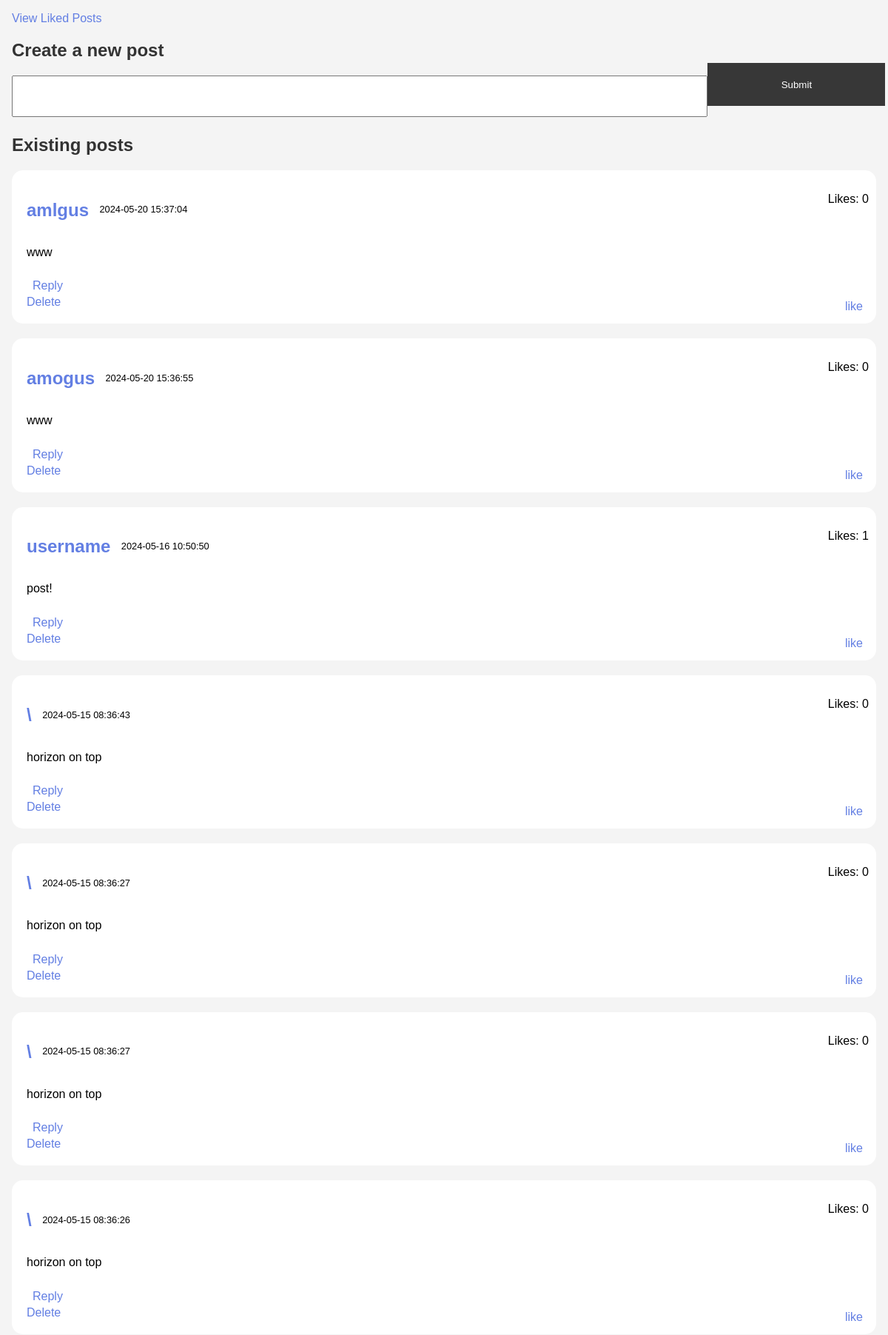
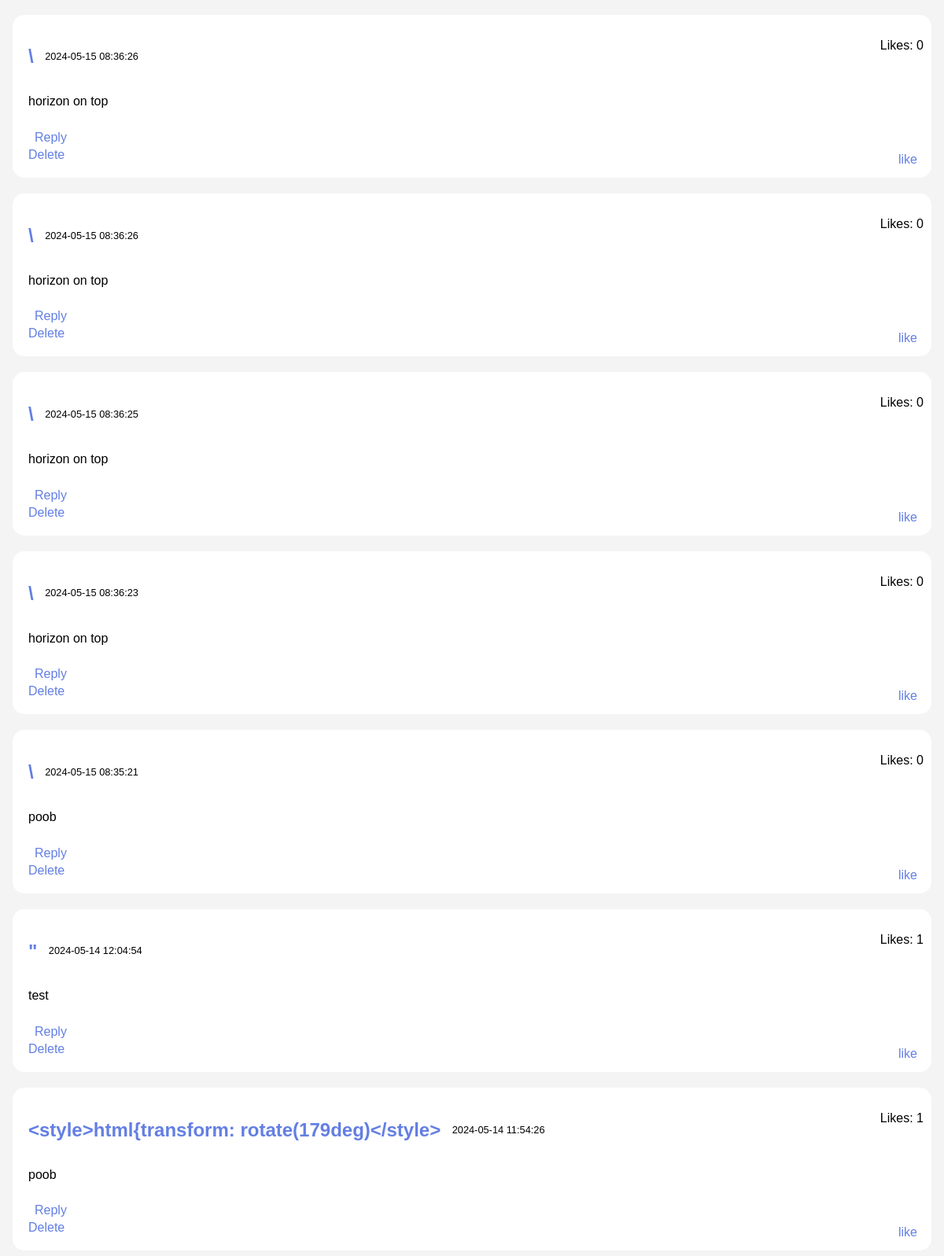
Page /dashboard.php (signed in, upper part) on the committed database (2 pictures, top to bottom).
### tables this page shows
CREATE TABLE `posts` (
  `id` int(11) NOT NULL AUTO_INCREMENT,
  `user_id` int(11) NOT NULL,
  `content` text NOT NULL,
  `timestamp` timestamp NULL DEFAULT current_timestamp(),
  `likes` int(11) DEFAULT 0,
  PRIMARY KEY (`id`)
);

CREATE TABLE `users` (
  `id` int(11) NOT NULL AUTO_INCREMENT,
  `username` varchar(255) NOT NULL,
  `password` varchar(255) NOT NULL,
  `isadmin` tinyint(1) NOT NULL,
  PRIMARY KEY (`id`)
);

### dashboard.php (the view, shortened to what this page needs)
<?php
$db = new mysqli('localhost', 'root', 'Root', 'termin');
$is_admin = isset($_SESSION['is_admin']) && $_SESSION['is_admin'];
$sql = "SELECT posts.*, users.username FROM posts JOIN users ON posts.user_id = users.id ORDER BY posts.timestamp DESC";
$result = $db->query($sql);
$posts = $result ? $result->fetch_all(MYSQLI_ASSOC) : [];
?>
<!DOCTYPE html>
<html>
<head>
    <link rel="stylesheet" type="text/css" href="style.css">
</head>
<body>
    <a href="liked_posts.php" class="button">View Liked Posts</a>
    <h2 class="title">Create a new post</h2>
    <form class="postform" method="post" action="<?php echo htmlspecialchars($_SERVER["PHP_SELF"]); ?>">
        <textarea class="posttextarea" name="content" required></textarea>
        <input class="postinput" type="submit" value="Submit">
    </form>
    <h2>Existing posts</h2>
    <?php if (!empty($posts)): ?>
        <?php foreach ($posts as $post): ?>
            <div class="postdiv" onclick="postdivclick(event, <?php echo $post['id']; ?>)">
                <h2 class="postusername">
                    <a href="user_posts.php?user_id=<?php echo $post['user_id']; ?>">
                        <?php echo htmlspecialchars($post['username']); ?>
                    </a>
                </h2>
                <p class="posttimestamp"><?php echo $post['timestamp']; ?></p>
                <p class="postcontent"><?php echo htmlspecialchars($post['content']); ?></p>
                <p class="likeCount">Likes: <?php echo $post['likes']; ?></p>
                <a href="functions/like_post.php?id=<?php echo $post['id']; ?>" class="likeButton">like<span class="likeCount"></span></a>
                <a class="replyButton" data-post-id="<?php echo $post['id']; ?>">Reply</a>
                <a href="functions/delete_post.php?id=<?php echo $post['id']; ?>" class="deleteButton" style="<?php echo $is_admin ? '' : 'display: none;'; ?>">Delete</a>
            </div>
        <?php endforeach; ?>
    <?php endif; ?>
</body>
</html>

### style.css (style rules this page uses)
body { font-family: Arial, sans-serif; margin: 8px; padding: 8px; background-color: #f4f4f4 }
h1, h2, h3, h4, h5, h6 { color: #333; }
p { line-height: 1.6; }
a { text-decoration: none; color: #637fe3; }
.postform { box-sizing: border-box; resize: none; }
.posttextarea { resize: none; width: 80%; height: 50px; }
.postinput { background-color: #373737; color: white; padding: 14px 20px; margin: 8px 0; border: none; cursor: pointer; width: 20%; position: absolute; height: 58px; top: 77px; }
.postdiv { position: relative; background-color: #fff; padding: 20px; margin: 20px 0; border-radius: 15px; }
.likeCount { position: absolute; top: 10px; right: 10px; }
.likeButton { position: absolute; bottom: 10px; right: 10px; padding: 4px 8px; }
.postusername { display: inline-block; vertical-align: middle; }
.posttimestamp { display: inline-block; font-size: 0.8em; margin-left: 10px; vertical-align: middle; }
.postcontent { margin: 10px 0; width: fit-content; }
.viewRepliesButton, .replyButton { display: block; margin-top: 20px; width: fit-content; padding: 4px 8px; }
.postdiv { transition: all 0.3s ease; font-size: 1rem; cursor: pointer; }

### rows in the picture
posts: user.username "amlgus", timestamp "2024-05-20 15:37:04", content "www", likes "0"
posts: user.username "amogus", timestamp "2024-05-20 15:36:55", content "www", likes "0"
posts: user.username "username", timestamp "2024-05-16 10:50:50", content "post!", likes "1"
posts: user.username "\\", timestamp "2024-05-15 08:36:43", content "horizon on top", likes "0"
posts: user.username "\\", timestamp "2024-05-15 08:36:27", content "horizon on top", likes "0"
posts: user.username "\\", timestamp "2024-05-15 08:36:27", content "horizon on top", likes "0"
posts: user.username "\\", timestamp "2024-05-15 08:36:26", content "horizon on top", likes "0"
posts: user.username "\\", timestamp "2024-05-15 08:36:26", content "horizon on top", likes "0"
posts: user.username "\\", timestamp "2024-05-15 08:36:26", content "horizon on top", likes "0"
posts: user.username "\\", timestamp "2024-05-15 08:36:25", content "horizon on top", likes "0"
posts: user.username "\\", timestamp "2024-05-15 08:36:23", content "horizon on top", likes "0"
posts: user.username "\\", timestamp "2024-05-15 08:35:21", content "poob", likes "0"
posts: user.username "\"", timestamp "2024-05-14 12:04:54", content "test", likes "1"
posts: user.username "<style>html{transform: rotate(179deg)</style>", timestamp "2024-05-14 11:54:26", content "poob", likes "1"
